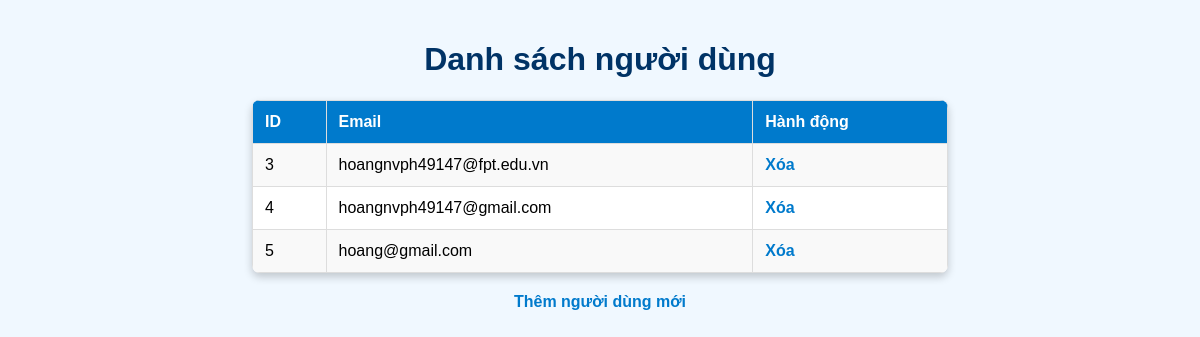
Page /Du_An_1/admin/index.php?act=listUser on the committed database.
### tables this page shows
CREATE TABLE `users` (
  `id_user` int NOT NULL COMMENT 'Mã user',
  `email` varchar(255) NOT NULL COMMENT 'Địa chỉ email của user',
  `password` varchar(100) NOT NULL COMMENT 'Mật khẩu đăng nhặp của user',
  `role` tinyint NOT NULL DEFAULT '0' COMMENT '0 là khách hàng, 1 là nhân viên, 2 là quản trị',
  `day_registered` timestamp NULL DEFAULT CURRENT_TIMESTAMP COMMENT 'Ngày đăng kí tài khoản của user '
);

### Du_An_1/admin/controller/usercontroller.php (called while the page is built, shortened)
<?php
require_once __DIR__ . '/../model/usermodel.php';
class UserController
{
    public function listUsers()
    {
        $userModel = new UserModel();
        $users = $userModel->getAllUsers();
        require_once __DIR__ . '/../view/listUser.php';
    }
}

### Du_An_1/admin/index.php (called while the page is built, shortened)
<?php
require_once __DIR__ . '/controller/usercontroller.php';
$act = $_GET['act'] ?? '/';
$id_category = $_GET['id_category'] ?? null;
$id_variant = $_GET['id_variant'] ?? null;
$id_user = $_GET['id_user'] ?? null;
match ($act) {
    '/' => (new trang_chu())->trang_chu(),
    'listProduct' => (new productController())->listProduct(),
    'insertProduct' => (new productController())->insert(),
    'updateProduct' => (new productController())->update($_GET['id']),
    'deleteProduct' => (new productController())->delete($_GET['id']),
    'listProduct_variant' => (new productController())->listProduct_variant(),
    'updateProduct_variant' => (new productController())->updateProduct_variant($_GET['id_pro'], $_GET['id_var']),
    'deleteProduct_variant' => (new productController())->deleteProduct_variant($_GET['id_pro'], $_GET['id_var']),
    'listBill' => (new billController())->listBill(),
    'updateBill' => (new billController())->updateBill($_GET['id']),
    'addvariant' => (new variantController())->insert(),
    'listvariant' => (new variantController())->listvariant(),
    'updatevariant' => (new variantController())->update($id_variant),
    'deletevariant' => (new variantController())->delete($id_variant),
    'addcategories' => (new catagoriesController())->insert(),
    'listcategories' => (new catagoriesController())->listcategories(),
    'updatecategories' => (new catagoriesController())->update($id_category),
    'deletecategories' => (new catagoriesController())->delete($id_category),
    'listUser' => (new UserController())->listUsers(),
    'addUser' => (new UserController())->addUser(),
    'insertUser' => (new UserController())->insertUser(),
    'deleteUser' => (new UserController())->deleteUser($id_user),
    'listthongkesl' => (new thongkeslController())->listThongkesl(),
    'bieudosl' => (new thongkeslController())->bieudosl(),
    'listComments' => (new CommentController())->listComments(),
    'toggleCensorship' => (new CommentController())->toggleCensorship($_GET['id'], $_GET['status']),
    'deleteComment' => (new CommentController())->deleteComment($_GET['id']),
    default => throw new Exception("No matching action found for '$act'"),
};

### Du_An_1/admin/model/usermodel.php (called while the page is built, shortened)
<?php
class UserModel
{
    public function getAllUsers()
    {
        $conn = connDBAss();
        $query = "SELECT id_user, email FROM users";
        $stmt = $conn->query($query);
        return $stmt->fetchAll(PDO::FETCH_ASSOC);
    }
}

### Du_An_1/admin/view/listUser.php (the view, shortened to what this page needs)
<!DOCTYPE html>
<html lang="en">
<head>
</head>
<body>
    <h1>Danh sách người dùng</h1>
    <table>
        <tr>
            <th>ID</th>
            <th>Email</th>
            <th>Hành động</th>
        </tr>
        <?php
        if (!empty($users)) {
            foreach ($users as $user):
        ?>
                <tr>
                    <td><?= $user['id_user'] ?? '' ?></td>
                    <td><?= $user['email'] ?? '' ?></td>
                    <td>
                        <a href="index.php?act=deleteUser&id_user=<?= $user['id_user'] ?? '' ?>">Xóa</a>
                    </td>
                </tr>
        <?php
            endforeach;
        } else {
            echo "<tr><td colspan='3'>Không có dữ liệu người dùng</td></tr>";
        }
        ?>
    </table>
    <a href="index.php?act=addUser" class="add-user-link">Thêm người dùng mới</a>
</body>
</html>

### Du_An_1/admin/view/listUser.php (style rules this page uses)
body { font-family: Arial, sans-serif; background-color: #f0f8ff; margin: 0; padding: 20px; }
h1 { color: #003366; text-align: center; }
table { width: 60%; margin: 20px auto; border-collapse: collapse; background-color: #ffffff; box-shadow: 0 4px 8px rgba(0, 0, 0, 0.2); border-radius: 8px; overflow: hidden; }
th, td { padding: 12px; text-align: left; border: 1px solid #ddd; }
th { background-color: #007acc; color: white; }
tr:nth-child(even) { background-color: #f9f9f9; }
a { color: #007acc; text-decoration: none; font-weight: bold; }
.add-user-link { display: block; text-align: center; margin-top: 20px; font-size: 16px; }

### rows in the picture
users: id_user "3", email "hoangnvph49147@fpt.edu.vn"
users: id_user "4", email "hoangnvph49147@gmail.com"
users: id_user "5", email "hoang@gmail.com"
